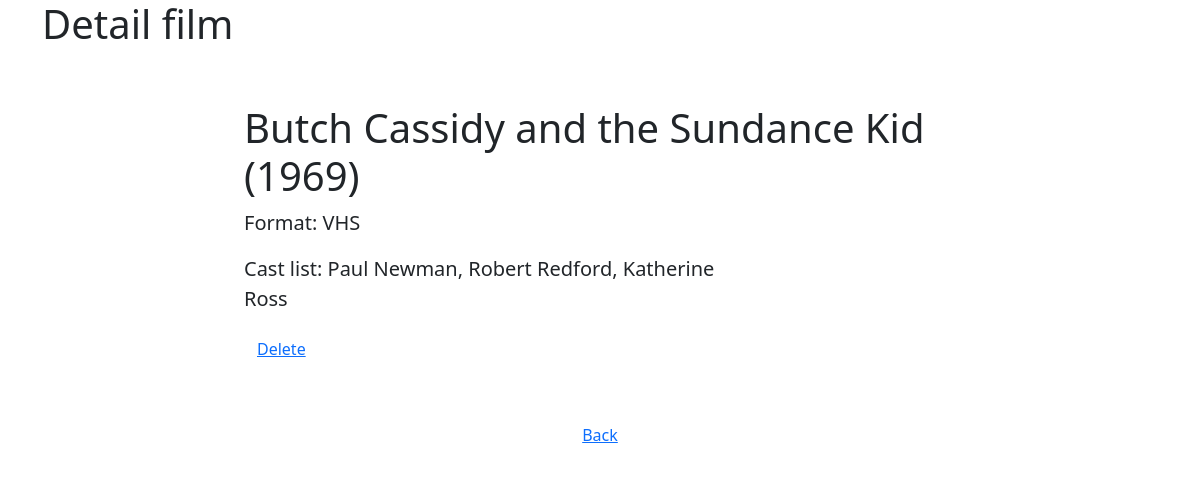
/?ID_FILM=67 (signed in), run on the app's committed database.
### tables this page shows
CREATE TABLE `films` (
  `id` int NOT NULL,
  `name` varchar(255) NOT NULL,
  `year_of_issue` int NOT NULL,
  `format` varchar(255) NOT NULL,
  `cast_list` text NOT NULL
);

### classes/DbConnection.php (called while the page is built)
<?php
class DbConnection
{
    private string $user    = 'root';
    private string $pass    = '';
    private string $db      = 'test_webbylab';
    private string $host    = 'localhost';
    public function connect () {
        try {
            $conn = new PDO("mysql:host=$this->host;dbname=$this->db", $this->user, $this->pass);
            return $conn;
        } catch (PDOException $pe) {
            echo "Could not connect to the database $this->db :" .$pe->getMessage();
            return [];
        }
    }
}

### classes/Router.php (called while the page is built, shortened)
<?php
class Router
{
    public static function page (array $param): array {
        $result = [];
        if (intval($param['ID_FILM']) > 0) {
            $filmObj = new Film();
            $result = [
                'DATA'          => $filmObj->getDataFilm(intval($param['ID_FILM'])),
                'NAME_TEMPLATE' => 'templates/film_detail.php',
            ];
        }
        elseif (intval($param['DELETE_FILM']) > 0) {
            $filmObj = new Film();
            $filmObj->deleteFilm(intval($param['DELETE_FILM']));
            header('Location: /');
        }
        elseif ($param['ADD_FILM'] === 'Y') {
            $result = [
                'DATA'          => [],
                'NAME_TEMPLATE' => 'templates/add_film.php',
            ];
        }
        return $result;
    }
}

### classes/Film.php (called while the page is built, shortened)
<?php
class Film extends \DbConnection
{
    public PDO $db;
    public function __construct()
    {
        $this->connection = new \DbConnection();
        $this->db = $this->connection->connect();
    }
    public function getAllFilms (): array
    {
        $stmt = $this->db->prepare('SELECT * FROM films ORDER BY name');
        $stmt->execute([]);
        $result = [];
        foreach ($stmt as $row)
        {
            $result[] = $row;
        }
        return $result;
    }
    public function getDataFilm (int $idFilm): array
    {
        $stmt = $this->db->prepare('SELECT * FROM films WHERE id = ?');
        $stmt->execute([$idFilm]);
        $result = [];
        foreach ($stmt as $row)
        {
            $result[] = $row;
        }
        return $result[0];
    }
}

### templates/film_detail.php (the view, shortened to what this page needs)
<h1>Detail film</h1>
<div class="col-lg-8 mx-auto p-3 py-md-5">
    <h1><?=$filmDetail['name']?> (<?=$filmDetail['year_of_issue']?>)</h1>
    <p class="fs-5 col-md-8">Format: <?=$filmDetail['format']?></p>
    <p class="fs-5 col-md-8">Cast list: <?=$filmDetail['cast_list']?></p>
    <a href="/?DELETE_FILM=<?=$filmDetail['id']?>" class="btn btn-link">Delete</a>
</div>
<div class="row">
    <a href="/" class="btn btn-link">Back</a>
</div>

### data on the page
films: name "Butch Cassidy and the Sundance Kid", year_of_issue "1969", format "VHS", cast_list "Paul Newman, Robert Redford, Katherine Ross"
